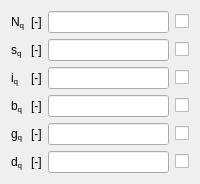
           <widget class="QWidget" name="QLimQTab">
            <attribute name="title">
             <string>q'</string>
            </attribute>
            <layout class="QGridLayout" name="gridLayout_57">
             <item row="0" column="0">
              <widget class="QLabelRichName" name="NqLabel">
               <property name="text">
                <string>&lt;html&gt;&lt;/head&gt;
&lt;body&gt;
N&lt;span style=&quot; vertical-align:sub;&quot;&gt;q&lt;/span&gt;&lt;/body&gt;&lt;/html&gt;</string>
               </property>
              </widget>
             </item>
             <item row="0" column="1">
              <widget class="QLabelUnitMeasure" name="NqUMLabel">
               <property name="text">
                <string>&lt;html&gt;&lt;/head&gt;
&lt;body&gt;[-]&lt;/body&gt;&lt;/html&gt;</string>
               </property>
              </widget>
             </item>
             <item row="0" column="2">
              <widget class="QLineEditValue" name="NqLEdit"/>
             </item>
             <item row="0" column="4">
              <widget class="QCheckBoxReadOnly" name="NqCheckBox">
               <property name="text">
                <string/>
               </property>
              </widget>
             </item>
             <item row="2" column="0">
              <widget class="QLabelRichName" name="sqLabel">
               <property name="text">
                <string>&lt;html&gt;&lt;/head&gt;
&lt;body&gt;
s&lt;span style=&quot; vertical-align:sub;&quot;&gt;q&lt;/span&gt;&lt;/body&gt;&lt;/html&gt;</string>
               </property>
              </widget>
             </item>
             <item row="3" column="0">
              <widget class="QLabelRichName" name="iqLabel">
               <property name="text">
                <string>&lt;html&gt;&lt;/head&gt;
&lt;body&gt;
i&lt;span style=&quot; vertical-align:sub;&quot;&gt;q&lt;/span&gt;&lt;/body&gt;&lt;/html&gt;</string>
               </property>
              </widget>
             </item>
             <item row="4" column="0">
              <widget class="QLabelRichName" name="bqLabel">
               <property name="text">
                <string>&lt;html&gt;&lt;/head&gt;
&lt;body&gt;
b&lt;span style=&quot; vertical-align:sub;&quot;&gt;q&lt;/span&gt;&lt;/body&gt;&lt;/html&gt;</string>
               </property>
              </widget>
             </item>
             <item row="5" column="0">
              <widget class="QLabelRichName" name="gqLabel">
               <property name="text">
                <string>&lt;html&gt;&lt;/head&gt;
&lt;body&gt;
g&lt;span style=&quot; vertical-align:sub;&quot;&gt;q&lt;/span&gt;&lt;/body&gt;&lt;/html&gt;</string>
               </property>
              </widget>
             </item>
             <item row="6" column="0">
              <widget class="QLabelRichName" name="dqLabel">
               <property name="text">
                <string>&lt;html&gt;&lt;/head&gt;
&lt;body&gt;
d&lt;span style=&quot; vertical-align:sub;&quot;&gt;q&lt;/span&gt;&lt;/body&gt;&lt;/html&gt;</string>
               </property>
              </widget>
             </item>
             <item row="2" column="2">
              <widget class="QLineEditValue" name="sqLEdit"/>
             </item>
             <item row="2" column="1">
              <widget class="QLabelUnitMeasure" name="sqUMLabel">
               <property name="text">
                <string>&lt;html&gt;&lt;/head&gt;
&lt;body&gt;[-]&lt;/body&gt;&lt;/html&gt;</string>
               </property>
              </widget>
             </item>
             <item row="2" column="4">
              <widget class="QCheckBoxReadOnly" name="sqCheckBox">
               <property name="text">
                <string/>
               </property>
              </widget>
             </item>
             <item row="3" column="1">
              <widget class="QLabelUnitMeasure" name="iqUMLabel">
               <property name="text">
                <string>&lt;html&gt;&lt;/head&gt;
&lt;body&gt;[-]&lt;/body&gt;&lt;/html&gt;</string>
               </property>
              </widget>
             </item>
             <item row="4" column="1">
              <widget class="QLabelUnitMeasure" name="bqUMLabel">
               <property name="text">
                <string>&lt;html&gt;&lt;/head&gt;
&lt;body&gt;[-]&lt;/body&gt;&lt;/html&gt;</string>
               </property>
              </widget>
             </item>
             <item row="5" column="1">
              <widget class="QLabelUnitMeasure" name="gqUMLabel">
               <property name="text">
                <string>&lt;html&gt;&lt;/head&gt;
&lt;body&gt;[-]&lt;/body&gt;&lt;/html&gt;</string>
               </property>
              </widget>
             </item>
             <item row="6" column="1">
              <widget class="QLabelUnitMeasure" name="dqUMLabel">
               <property name="text">
                <string>&lt;html&gt;&lt;/head&gt;
&lt;body&gt;[-]&lt;/body&gt;&lt;/html&gt;</string>
               </property>
              </widget>
             </item>
             <item row="3" column="2">
              <widget class="QLineEditValue" name="iqLEdit"/>
             </item>
             <item row="4" column="2">
              <widget class="QLineEditValue" name="bqLEdit"/>
             </item>
             <item row="5" column="2">
              <widget class="QLineEditValue" name="gqLEdit"/>
             </item>
             <item row="6" column="2">
              <widget class="QLineEditValue" name="dqLEdit"/>
             </item>
             <item row="3" column="4">
              <widget class="QCheckBoxReadOnly" name="iqCheckBox">
               <property name="text">
                <string/>
               </property>
              </widget>
             </item>
             <item row="4" column="4">
              <widget class="QCheckBoxReadOnly" name="bqCheckBox">
               <property name="text">
                <string/>
               </property>
              </widget>
             </item>
             <item row="5" column="4">
              <widget class="QCheckBoxReadOnly" name="gqCheckBox">
               <property name="text">
                <string/>
               </property>
              </widget>
             </item>
             <item row="6" column="4">
              <widget class="QCheckBoxReadOnly" name="dqCheckBox">
               <property name="text">
                <string/>
               </property>
              </widget>
             </item>
            </layout>
           </widget>
